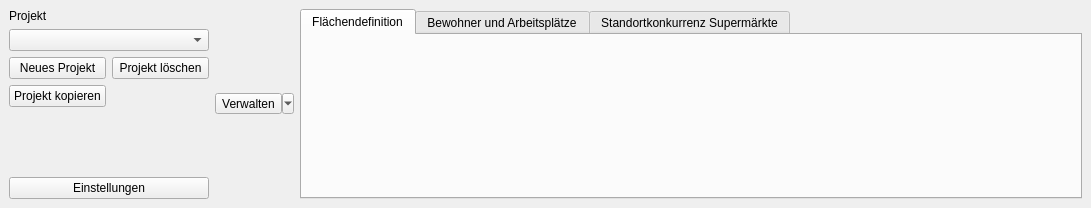
<?xml version="1.0" encoding="UTF-8"?>
<ui version="4.0">
 <class>ProjektCheckDockWidgetBase</class>
 <widget class="QDockWidget" name="ProjektCheckDockWidgetBase">
  <property name="geometry">
   <rect>
    <x>0</x>
    <y>0</y>
    <width>1091</width>
    <height>208</height>
   </rect>
  </property>
  <property name="windowTitle">
   <string>Projekt-Check</string>
  </property>
  <widget class="QWidget" name="dockWidgetContents">
   <layout class="QHBoxLayout" name="horizontalLayout">
    <item>
     <layout class="QVBoxLayout" name="verticalLayout">
      <item>
       <widget class="QLabel" name="label">
        <property name="text">
         <string>Projekt</string>
        </property>
       </widget>
      </item>
      <item>
       <widget class="QComboBox" name="project_combo">
        <property name="minimumSize">
         <size>
          <width>200</width>
          <height>0</height>
         </size>
        </property>
       </widget>
      </item>
      <item>
       <layout class="QGridLayout" name="gridLayout_2">
        <item row="0" column="0">
         <widget class="QPushButton" name="pushButton_3">
          <property name="text">
           <string>Neues Projekt</string>
          </property>
         </widget>
        </item>
        <item row="1" column="0">
         <widget class="QPushButton" name="pushButton_4">
          <property name="text">
           <string>Projekt kopieren</string>
          </property>
         </widget>
        </item>
        <item row="0" column="1">
         <widget class="QPushButton" name="pushButton_5">
          <property name="text">
           <string>Projekt löschen</string>
          </property>
         </widget>
        </item>
       </layout>
      </item>
      <item>
       <spacer name="verticalSpacer">
        <property name="orientation">
         <enum>Qt::Vertical</enum>
        </property>
        <property name="sizeHint" stdset="0">
         <size>
          <width>20</width>
          <height>40</height>
         </size>
        </property>
       </spacer>
      </item>
      <item>
       <widget class="QPushButton" name="pushButton_6">
        <property name="text">
         <string>Einstellungen</string>
        </property>
       </widget>
      </item>
     </layout>
    </item>
    <item>
     <widget class="QToolButton" name="toolButton">
      <property name="text">
       <string>Verwalten</string>
      </property>
      <property name="popupMode">
       <enum>QToolButton::MenuButtonPopup</enum>
      </property>
     </widget>
    </item>
    <item>
     <widget class="QTabWidget" name="tabWidget">
      <property name="currentIndex">
       <number>0</number>
      </property>
      <widget class="QWidget" name="area_tab">
       <property name="styleSheet">
        <string notr="true"/>
       </property>
       <attribute name="title">
        <string>Flächendefinition</string>
       </attribute>
       <layout class="QVBoxLayout" name="verticalLayout_3">
        <item>
         <widget class="QLabel" name="label_4">
          <property name="sizePolicy">
           <sizepolicy hsizetype="Ignored" vsizetype="Ignored">
            <horstretch>0</horstretch>
            <verstretch>0</verstretch>
           </sizepolicy>
          </property>
          <property name="maximumSize">
           <size>
            <width>16777215</width>
            <height>200</height>
           </size>
          </property>
          <property name="text">
           <string/>
          </property>
          <property name="pixmap">
           <pixmap resource="resources.qrc">:/plugins/ProjektCheck/banner.png</pixmap>
          </property>
         </widget>
        </item>
       </layout>
      </widget>
      <widget class="QWidget" name="inhabitants_tab">
       <attribute name="title">
        <string>Bewohner und Arbeitsplätze</string>
       </attribute>
       <layout class="QHBoxLayout" name="horizontalLayout_2">
        <item>
         <widget class="QToolBox" name="toolBox">
          <property name="layoutDirection">
           <enum>Qt::LeftToRight</enum>
          </property>
          <property name="currentIndex">
           <number>0</number>
          </property>
          <widget class="QWidget" name="page">
           <property name="geometry">
            <rect>
             <x>0</x>
             <y>0</y>
             <width>774</width>
             <height>70</height>
            </rect>
           </property>
           <attribute name="label">
            <string>Bewohnerzahl schätzen</string>
           </attribute>
           <layout class="QGridLayout" name="gridLayout">
            <item row="1" column="0">
             <widget class="QComboBox" name="comboBox">
              <property name="minimumSize">
               <size>
                <width>200</width>
                <height>0</height>
               </size>
              </property>
             </widget>
            </item>
            <item row="0" column="0">
             <widget class="QLabel" name="label_2">
              <property name="text">
               <string>Fläche</string>
              </property>
             </widget>
            </item>
            <item row="1" column="1">
             <widget class="QPushButton" name="pushButton">
              <property name="text">
               <string>schätz mich</string>
              </property>
             </widget>
            </item>
            <item row="1" column="2">
             <spacer name="horizontalSpacer_2">
              <property name="orientation">
               <enum>Qt::Horizontal</enum>
              </property>
              <property name="sizeHint" stdset="0">
               <size>
                <width>40</width>
                <height>20</height>
               </size>
              </property>
             </spacer>
            </item>
           </layout>
          </widget>
          <widget class="QWidget" name="page_2">
           <property name="geometry">
            <rect>
             <x>0</x>
             <y>0</y>
             <width>305</width>
             <height>60</height>
            </rect>
           </property>
           <attribute name="label">
            <string>Arbeitsplätze schätzen</string>
           </attribute>
           <layout class="QGridLayout" name="gridLayout_3">
            <item row="0" column="0">
             <widget class="QLabel" name="label_6">
              <property name="text">
               <string>Fläche</string>
              </property>
             </widget>
            </item>
            <item row="1" column="0">
             <widget class="QComboBox" name="comboBox_2">
              <property name="minimumSize">
               <size>
                <width>200</width>
                <height>0</height>
               </size>
              </property>
             </widget>
            </item>
            <item row="1" column="1">
             <widget class="QPushButton" name="pushButton_8">
              <property name="text">
               <string>schätz mich</string>
              </property>
             </widget>
            </item>
            <item row="1" column="2">
             <spacer name="horizontalSpacer_5">
              <property name="orientation">
               <enum>Qt::Horizontal</enum>
              </property>
              <property name="sizeHint" stdset="0">
               <size>
                <width>533</width>
                <height>20</height>
               </size>
              </property>
             </spacer>
            </item>
           </layout>
          </widget>
         </widget>
        </item>
       </layout>
      </widget>
      <widget class="QWidget" name="project_tab">
       <attribute name="title">
        <string>Standortkonkurrenz Supermärkte</string>
       </attribute>
       <layout class="QHBoxLayout" name="horizontalLayout_3">
        <item>
         <widget class="QStackedWidget" name="stackedWidget">
          <property name="frameShadow">
           <enum>QFrame::Raised</enum>
          </property>
          <property name="currentIndex">
           <number>0</number>
          </property>
          <widget class="QWidget" name="page_3">
           <layout class="QGridLayout" name="gridLayout_4">
            <item row="1" column="0">
             <widget class="QPushButton" name="open_dialog">
              <property name="text">
               <string>Hier ist ein Dialog dahinter</string>
              </property>
             </widget>
            </item>
            <item row="1" column="1">
             <widget class="QPushButton" name="pushButton_10">
              <property name="text">
               <string>PushButton</string>
              </property>
             </widget>
            </item>
            <item row="0" column="0">
             <widget class="QLabel" name="label_7">
              <property name="text">
               <string>Seite 1 vom Stacked Widget</string>
              </property>
             </widget>
            </item>
           </layout>
          </widget>
          <widget class="QWidget" name="page_4">
           <widget class="QLabel" name="label_8">
            <property name="geometry">
             <rect>
              <x>80</x>
              <y>20</y>
              <width>197</width>
              <height>77</height>
             </rect>
            </property>
            <property name="text">
             <string>Seite 2 vom Stacked Widget</string>
            </property>
           </widget>
           <widget class="QComboBox" name="comboBox_3">
            <property name="geometry">
             <rect>
              <x>110</x>
              <y>80</y>
              <width>69</width>
              <height>22</height>
             </rect>
            </property>
           </widget>
          </widget>
         </widget>
        </item>
        <item>
         <widget class="QDockWidget" name="dockWidget_2">
          <property name="palette">
           <palette>
            <active>
             <colorrole role="Base">
              <brush brushstyle="SolidPattern">
               <color alpha="255">
                <red>255</red>
                <green>255</green>
                <blue>255</blue>
               </color>
              </brush>
             </colorrole>
             <colorrole role="Window">
              <brush brushstyle="SolidPattern">
               <color alpha="255">
                <red>211</red>
                <green>217</green>
                <blue>240</blue>
               </color>
              </brush>
             </colorrole>
            </active>
            <inactive>
             <colorrole role="Base">
              <brush brushstyle="SolidPattern">
               <color alpha="255">
                <red>255</red>
                <green>255</green>
                <blue>255</blue>
               </color>
              </brush>
             </colorrole>
             <colorrole role="Window">
              <brush brushstyle="SolidPattern">
               <color alpha="255">
                <red>211</red>
                <green>217</green>
                <blue>240</blue>
               </color>
              </brush>
             </colorrole>
            </inactive>
            <disabled>
             <colorrole role="Base">
              <brush brushstyle="SolidPattern">
               <color alpha="255">
                <red>211</red>
                <green>217</green>
                <blue>240</blue>
               </color>
              </brush>
             </colorrole>
             <colorrole role="Window">
              <brush brushstyle="SolidPattern">
               <color alpha="255">
                <red>211</red>
                <green>217</green>
                <blue>240</blue>
               </color>
              </brush>
             </colorrole>
            </disabled>
           </palette>
          </property>
          <property name="autoFillBackground">
           <bool>true</bool>
          </property>
          <property name="windowTitle">
           <string>Zeichentools für irgendwas</string>
          </property>
          <widget class="QWidget" name="dockWidgetContents_2">
           <layout class="QVBoxLayout" name="verticalLayout_2">
            <item>
             <layout class="QHBoxLayout" name="horizontalLayout_4">
              <item>
               <widget class="QPushButton" name="pushButton_2">
                <property name="text">
                 <string/>
                </property>
                <property name="icon">
                 <iconset resource="resources.qrc">
                  <normaloff>:/plugins/ProjektCheck/icon.png</normaloff>:/plugins/ProjektCheck/icon.png</iconset>
                </property>
               </widget>
              </item>
              <item>
               <widget class="QLabel" name="label_3">
                <property name="text">
                 <string>mal was</string>
                </property>
               </widget>
              </item>
              <item>
               <spacer name="horizontalSpacer_3">
                <property name="orientation">
                 <enum>Qt::Horizontal</enum>
                </property>
                <property name="sizeHint" stdset="0">
                 <size>
                  <width>40</width>
                  <height>20</height>
                 </size>
                </property>
               </spacer>
              </item>
             </layout>
            </item>
            <item>
             <layout class="QHBoxLayout" name="horizontalLayout_5">
              <item>
               <widget class="QPushButton" name="pushButton_7">
                <property name="text">
                 <string/>
                </property>
                <property name="icon">
                 <iconset resource="resources.qrc">
                  <normaloff>:/plugins/ProjektCheck/icon.png</normaloff>:/plugins/ProjektCheck/icon.png</iconset>
                </property>
               </widget>
              </item>
              <item>
               <widget class="QLabel" name="label_5">
                <property name="text">
                 <string>mal was anderes</string>
                </property>
               </widget>
              </item>
              <item>
               <spacer name="horizontalSpacer_4">
                <property name="orientation">
                 <enum>Qt::Horizontal</enum>
                </property>
                <property name="sizeHint" stdset="0">
                 <size>
                  <width>40</width>
                  <height>20</height>
                 </size>
                </property>
               </spacer>
              </item>
             </layout>
            </item>
            <item>
             <spacer name="verticalSpacer_2">
              <property name="orientation">
               <enum>Qt::Vertical</enum>
              </property>
              <property name="sizeHint" stdset="0">
               <size>
                <width>20</width>
                <height>40</height>
               </size>
              </property>
             </spacer>
            </item>
           </layout>
          </widget>
         </widget>
        </item>
       </layout>
      </widget>
     </widget>
    </item>
   </layout>
  </widget>
 </widget>
 <connections/>
</ui>
